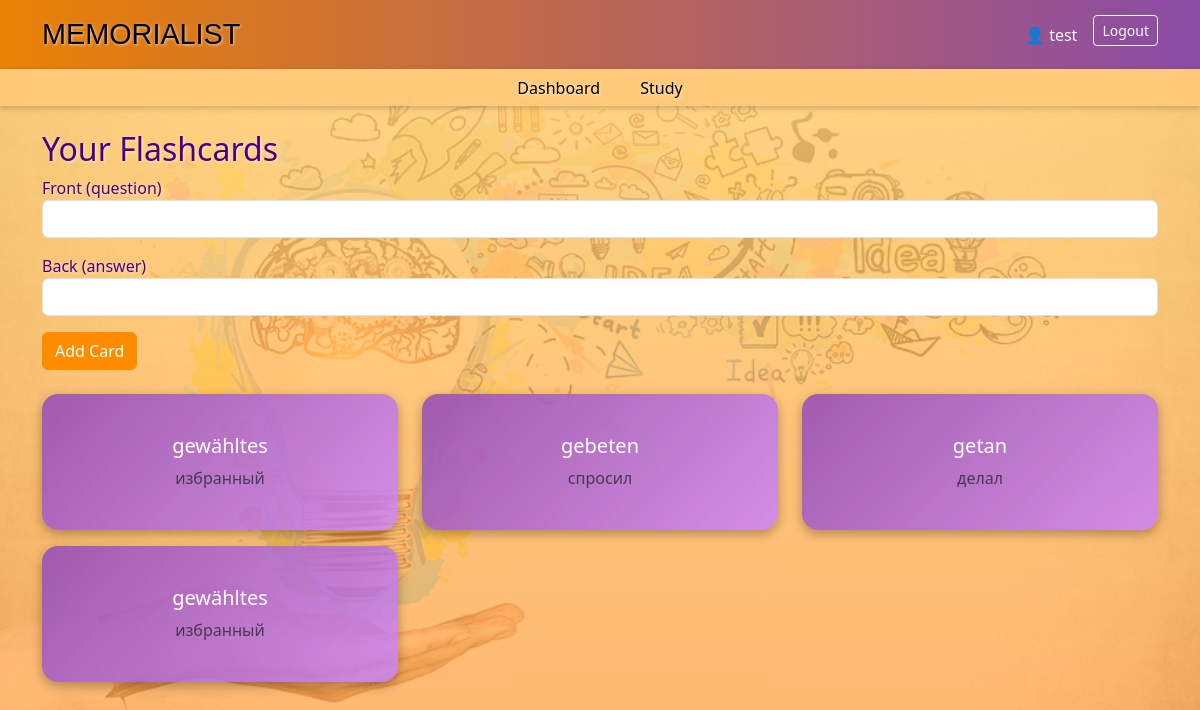
The app's page /dashboard (signed in) with its own data.
### tables this page shows
CREATE TABLE users (
    id INTEGER PRIMARY KEY AUTOINCREMENT,
    username TEXT NOT NULL UNIQUE,
    hash TEXT NOT NULL
);

CREATE TABLE cards (
    id INTEGER PRIMARY KEY AUTOINCREMENT,
    user_id INTEGER NOT NULL,
    front TEXT NOT NULL,
    back TEXT NOT NULL,
    learned INTEGER DEFAULT 0,
    FOREIGN KEY (user_id) REFERENCES users(id)
);

### app.py (the view, shortened to what this page needs)
@app.route("/dashboard", methods=["GET", "POST"])
@login_required
def dashboard():
    user_id = session["user_id"]
    with get_db_connection() as conn:
        user = conn.execute(
            "SELECT username FROM users WHERE id = ?",
            (user_id,)
        ).fetchone()
        if user is None:
            return redirect(url_for("login"))
        cards = conn.execute(
            "SELECT * FROM cards WHERE user_id = ? ORDER BY id DESC",
            (user_id,)
        ).fetchall()
    return render_template("dashboard.html", cards=cards, username=user["username"])

### helpers.py (called while the page is built)
def get_db_connection():
    conn = sqlite3.connect("cards.db")
    conn.row_factory = sqlite3.Row
    return conn

def login_required(f):
    @wraps(f)
    def decorated_function(*args, **kwargs):
        if "user_id" not in session:
            return redirect(url_for("login"))
        return f(*args, **kwargs)
    return decorated_function

### templates/dashboard.html
{% extends "layout.html" %}
{% block content %}
<h2>Your Flashcards</h2>
<form method="post" class="mb-4">
    <div class="mb-3">
        <label>Front (question)</label>
        <input type="text" name="front" class="form-control" required>
    </div>
    <div class="mb-3">
        <label>Back (answer)</label>
        <input type="text" name="back" class="form-control" required>
    </div>
    <button type="submit" class="btn btn-primary">Add Card</button>
</form>
<div class="row">
    {% for card in cards %}
    <div class="col-md-4 mb-3">
        <div class="card card-preview">
            <div class="card-body">
                <h5 class="card-title">{{ card["front"] }}</h5>
                <p class="card-text text-muted">{{ card["back"] }}</p>
            </div>
        </div>
    </div>
    {% else %}
    <p>No cards yet. Add your first one above!</p>
    {% endfor %}
</div>
{% endblock %}

### templates/layout.html (shortened to what this page needs)
<!DOCTYPE html>
<html lang="en">
<head>
    <link href="https://cdn.jsdelivr.net/npm/bootstrap@5.3.3/dist/css/bootstrap.min.css" rel="stylesheet">
    <link href="{{ url_for('static', filename='styles.css') }}" rel="stylesheet">
</head>
<body>
<nav class="navbar navbar-expand-lg navbar-dark bg-dark">
    <div class="container">
        <a class="navbar-brand" href="/">MEMORIALIST</a>
        <div class="navbar-nav ms-auto">
            {% if session.get('user_id') %}
            <span class="navbar-text me-2 text-light">
                👤 {{ session.get('username') }}
            </span>
            <form action="{{ url_for('logout') }}" method="post" class="d-inline">
                <button type="submit" class="btn btn-outline-light btn-sm ms-2">Logout</button>
            </form>
            {% else %}
            <a class="nav-link" href="{{ url_for('register') }}">Register</a>
            <a class="nav-link" href="{{ url_for('login') }}">Login</a>
            {% endif %}
        </div>
    </div>
</nav>
{% if session.get('user_id') %}
<nav class="sub-navbar">
    <div class="container d-flex justify-content-center">
        <a class="sub-nav-link" href="{{ url_for('dashboard') }}">Dashboard</a>
        <a class="sub-nav-link" href="{{ url_for('study') }}">Study</a>
    </div>
</nav>
{% endif %}
<div class="container mt-4">
    {% block content %}{% endblock %}
</div>
</body>
</html>

### static/styles.css (style rules this page uses)
body { background-image: url("/static/images/background.jpg"); background-size: cover; background-position: center; background-repeat: no-repeat; background-attachment: fixed; color: #4b0082; text-shadow: 1px 1px 3px rgba(255, 255, 255, 0.6); }
body::before { content: ""; position: fixed; top: 0; left: 0; width: 100%; height: 100%; background: linear-gradient( rgba(255, 210, 120, 0.9), rgba(255, 150, 50, 0.7) ); z-index: -1; }
.navbar { background: linear-gradient( 90deg, rgba(255, 140, 0, 0.9), rgba(150, 80, 180, 0.9) ); }
.navbar-brand { font-family: 'Condenso', sans-serif; font-size: 1.8rem; color: #000 !important; }
.navbar-text { font-weight: 500; color: #fff; text-shadow: none; }
.sub-navbar { background: rgba(255, 200, 120, 0.7); backdrop-filter: blur(6px); box-shadow: 0 2px 6px rgba(0, 0, 0, 0.2); padding: 0.4rem 0; }
.sub-nav-link { color: #000; font-weight: 500; margin: 0 20px; text-decoration: none; transition: color 0.3s ease; }
.btn-primary { background-color: #ff8c00 !important; border-color: #ff8c00 !important; color: #fff; }
.card-preview { background: linear-gradient( 135deg, rgba(150, 80, 180, 0.9), rgba(200, 130, 255, 0.8) ); color: #fff; border: none; box-shadow: 0 4px 12px rgba(0, 0, 0, 0.3); border-radius: 1rem; text-shadow: none; text-align: center; padding: 1.5rem; }

### records on screen
users: get "test"
cards: front "gewähltes", back "избранный"
cards: front "gebeten", back "спросил"
cards: front "getan", back "делал"
cards: front "gewähltes", back "избранный"
